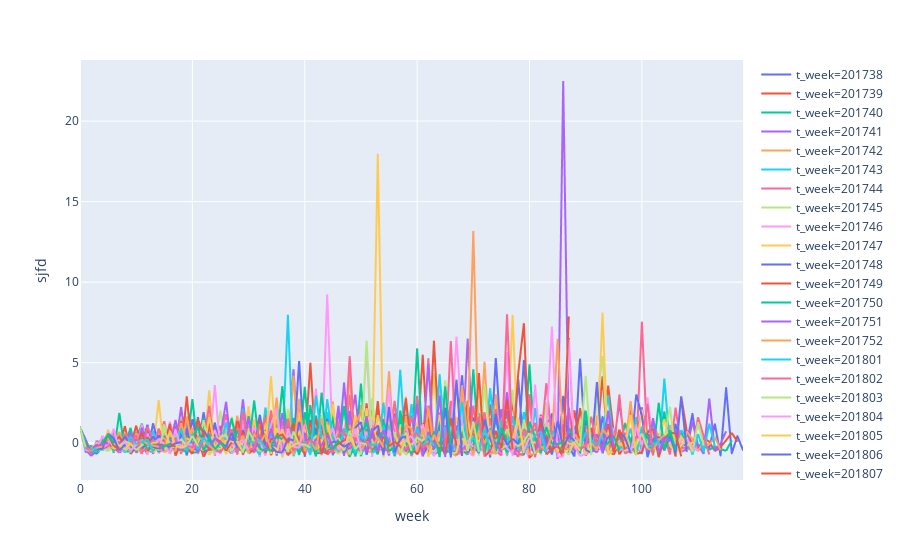

The code cell stored with this chart in its notebook:
### Code cell
px.line(data4,x='week',y='sjfd',color="t_week",line_group="t_week")
